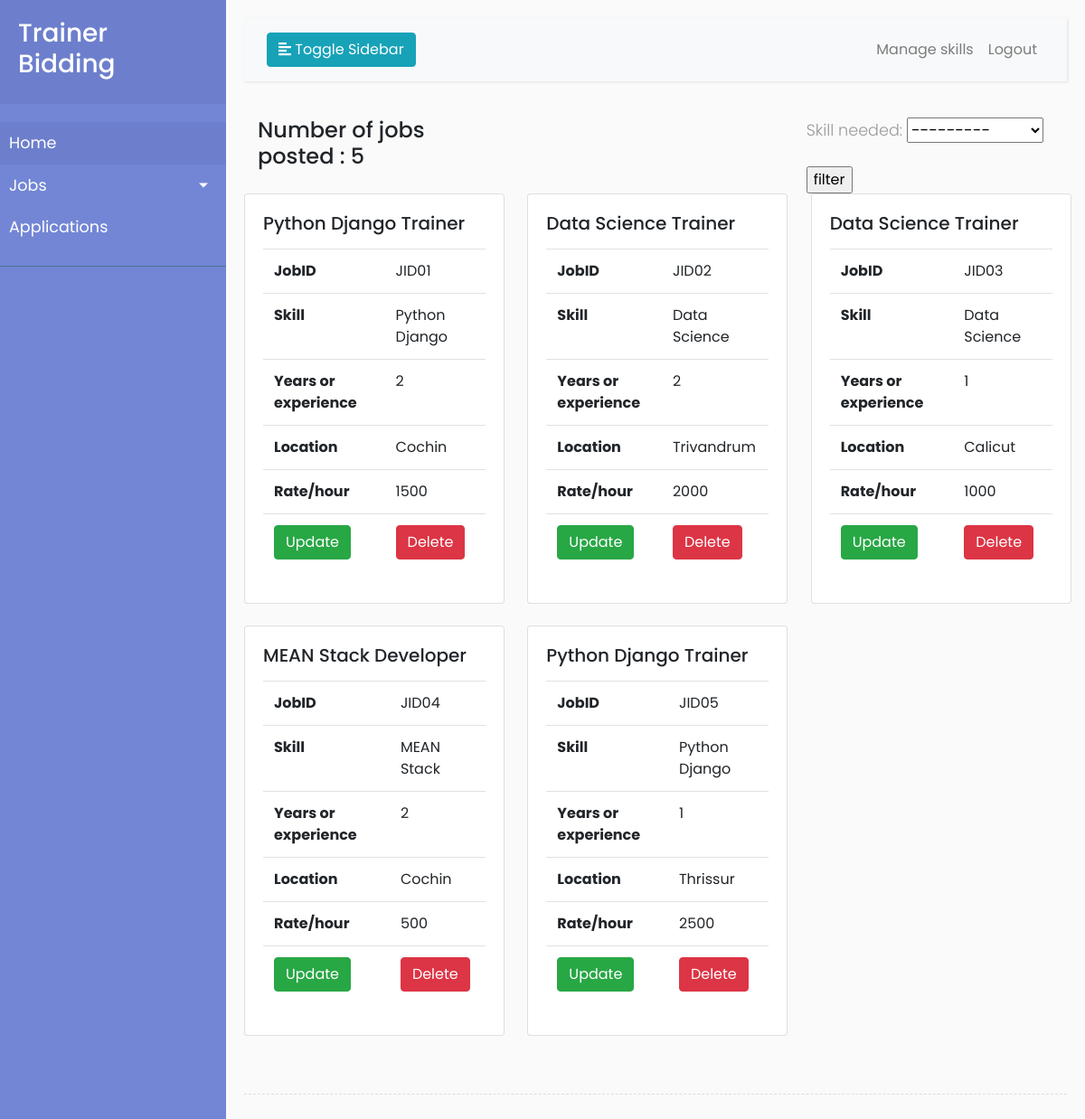
/institute/viewRequirements (signed in), run on the app's committed database.
### institute/models.py (models this page shows, shortened)
class Requirements(models.Model):
    jobid=models.CharField(unique=True,max_length=50)
    job_title=models.CharField(max_length=120)
    skill_needed = models.ForeignKey(Skills, on_delete=models.CASCADE)
    years_of_experience=models.IntegerField(default=0)
    location=models.CharField(max_length=120)
    rate_per_hour=models.IntegerField(default=500)
    vacancies=models.IntegerField(default=1)

class Skills(models.Model):
    skill=models.CharField(max_length=100,unique=True)
    def __str__(self):
        return self.skill

### institute/views.py (the view)
# urls.py: path("viewRequirements", viewRequirements, name="viewrequirements"),
@login_required(login_url='institutelogin')
def viewRequirements(request):
    context = {}
    form = FilterForm()
    context["form"] = form
    count = Requirements.objects.all().count()
    context["count"] = count
    queryset = Requirements.objects.all()
    context["requirements"] = queryset
    return render(request, "institute/viewrequirements.html", context)

### institute/forms.py
class FilterForm(ModelForm):
    class Meta:
        model = Requirements
        fields = ['skill_needed']
        widgets = {
            "skill_needed": forms.Select(attrs={'class': 'select'}),
        }

### institute/templates/institute/viewrequirements.html
<!DOCTYPE html>
{% extends 'institute/base.html' %}
{% block body_block %}
<div class="container">
    <div class="row">
        <div class="col-4">
            <h4>Number of jobs posted : {{count}}</h4>
        </div>
        <div class="col-4">
        </div>
        <div class="col-4">
            <form method="post" action="{%url 'filterrequirements'%}">{%csrf_token%}
                {{form.as_p}}
                <input type="submit" value="filter">
            </form>
        </div>
    </div>
</div>
    <div class="row row-cols-1 row-cols-md-3">
        {%for requirement in requirements%}
        <div class="col mb-4">
            <div class="card" style="width: 18rem;">
                <div class="card-body">
                    <h5 class="card-title">{{requirement.job_title}}</h5>
                    <p class="card-text">
                    <table class="table">
                    <tr>
                            <th scope="col">JobID</th>
                            <td>{{requirement.jobid}}</td>
                        </tr>
                     <tr>
                            <th scope="col">Skill</th>
                            <td>{{requirement.skill_needed}}</td>
                        </tr>
                        <tr>
                            <th scope="col">Years or experience</th>
                            <td>{{requirement.years_of_experience}}</td>
                        </tr>
                        <tr>
                            <th scope="col">Location</th>
                            <td>{{requirement.location}}</td>
                        </tr>
                        <tr>
                            <th scope="col">Rate/hour</th>
                            <td>{{requirement.rate_per_hour}}</td>
                        </tr>
                        <tr>
                            <td><a href="{%url 'updaterequirements' requirement.id%}" class="card-link btn btn-success">Update</a>
                            </td>
                            <td><a href="{%url 'deleterequirement' requirement.id%}"
                                   class="card-link btn btn-danger">Delete</a></td>
                        </tr>
                    </table>
                    </p>
                </div>
            </div>
        </div>
        {%endfor%}
    </div>
    {%endblock%}

### institute/templates/institute/base.html (shortened to what this page needs)
<!DOCTYPE html>
{% load static %}
<html>
<head>
    <link rel="stylesheet" href="https://cdn.jsdelivr.net/npm/bootstrap@4.5.3/dist/css/bootstrap.min.css">
    <link rel="stylesheet" href="{%static 'css/style.css'%}">
</head>
<body>
    <div class="wrapper">
        <nav id="sidebar">
            <div class="sidebar-header">
                <h3>Trainer Bidding</h3>
            </div>
            <ul class="list-unstyled components">
                <li class="active">
                    <a href="{%url 'institutehome'%}">Home</a>
                </li>
                <li>
                    <a href="#pageSubmenu" data-toggle="collapse" aria-expanded="false" class="dropdown-toggle">Jobs</a>
                </li>
                <li>
                    <a href="{%url 'viewallapplications'%}">Applications</a>
                </li>
            </ul>
            <ul class="list-unstyled CTAs">
            </ul>
        </nav>
        <div id="content">
            <nav class="navbar navbar-expand-lg navbar-light bg-light">
                <div class="container-fluid">
                    <button type="button" id="sidebarCollapse" class="btn btn-info">
                        <i class="fas fa-align-left"></i>
                        <span>Toggle Sidebar</span>
                    </button>
                    <div class="collapse navbar-collapse" id="navbarSupportedContent">
                        <ul class="nav navbar-nav ml-auto">
                            <li class="nav-item">
                                <a class="nav-link" href="{%url 'createskill'%}">Manage skills</a>
                            </li>
                            <li class="nav-item">
                                <a class="nav-link" href="{%url 'institutelogout'%}">Logout</a>
                            </li>
                        </ul>
                    </div>
                </div>
            </nav>
            {% block body_block %}
            {% endblock %}
            <div class="line"></div>
    </div>
</body>
</html>

### trainer/static/css/style.css (style rules this page uses)
body { font-family: 'Poppins', sans-serif; background: #fafafa; }
p { font-family: 'Poppins', sans-serif; font-size: 1.1em; font-weight: 300; line-height: 1.7em; color: #999; }
a, a:hover, a:focus { color: inherit; text-decoration: none; transition: all 0.3s; }
.navbar { padding: 15px 10px; background: #fff; border: none; border-radius: 0; margin-bottom: 40px; box-shadow: 1px 1px 3px rgba(0, 0, 0, 0.1); }
.line { width: 100%; height: 1px; border-bottom: 1px dashed #ddd; margin: 40px 0; }
.wrapper { display: flex; width: 100%; align-items: stretch; }
#sidebar { min-width: 250px; max-width: 250px; background: #7386D5; color: #fff; transition: all 0.3s; }
#sidebar .sidebar-header { padding: 20px; background: #6d7fcc; }
#sidebar ul.components { padding: 20px 0; border-bottom: 1px solid #47748b; }
#sidebar ul li a { padding: 10px; font-size: 1.1em; display: block; }
#sidebar ul li.active>a, a[aria-expanded="true"] { color: #fff; background: #6d7fcc; }
a[data-toggle="collapse"] { position: relative; }
.dropdown-toggle::after { display: block; position: absolute; top: 50%; right: 20px; transform: translateY(-50%); }
ul.CTAs { padding: 20px; }
#content { width: 100%; padding: 20px; min-height: 100vh; transition: all 0.3s; }

### data on the page
Requirements: job_title "Python Django Trainer", jobid "JID01", skill_needed "Python Django", years_of_experience "2", location "Cochin", rate_per_hour "1500"
Requirements: job_title "Data Science Trainer", jobid "JID02", skill_needed "Data Science", years_of_experience "2", location "Trivandrum", rate_per_hour "2000"
Requirements: job_title "Data Science Trainer", jobid "JID03", skill_needed "Data Science", years_of_experience "1", location "Calicut", rate_per_hour "1000"
Requirements: job_title "MEAN Stack Developer", jobid "JID04", skill_needed "MEAN Stack", years_of_experience "2", location "Cochin", rate_per_hour "500"
Requirements: job_title "Python Django Trainer", jobid "JID05", skill_needed "Python Django", years_of_experience "1", location "Thrissur", rate_per_hour "2500"

### other printed values
{{ count }} "5"
